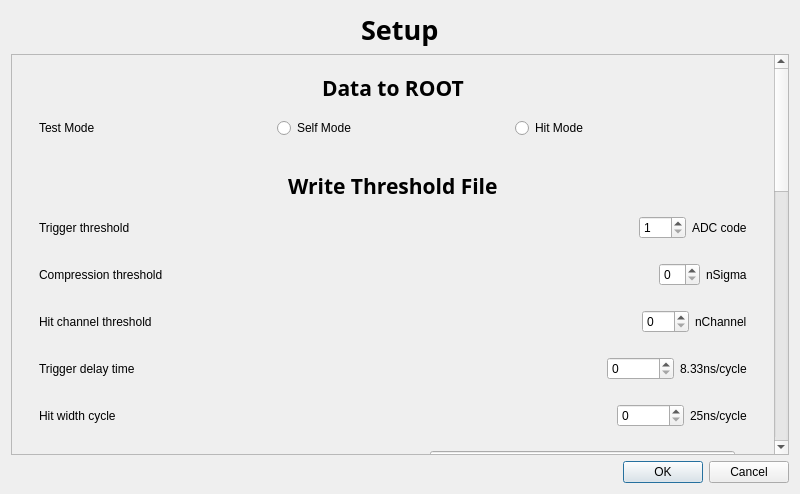
<?xml version="1.0" encoding="UTF-8"?>
<ui version="4.0">
 <class>DialogMisc</class>
 <widget class="QDialog" name="DialogMisc">
  <property name="geometry">
   <rect>
    <x>0</x>
    <y>0</y>
    <width>800</width>
    <height>494</height>
   </rect>
  </property>
  <property name="windowTitle">
   <string>Miscellaneous</string>
  </property>
  <layout class="QGridLayout" name="gridLayout">
   <item row="0" column="0" alignment="Qt::AlignHCenter|Qt::AlignVCenter">
    <widget class="QLabel" name="label_11">
     <property name="font">
      <font>
       <family>Source Code Pro</family>
       <pointsize>20</pointsize>
       <weight>75</weight>
       <bold>true</bold>
      </font>
     </property>
     <property name="text">
      <string>Setup</string>
     </property>
    </widget>
   </item>
   <item row="1" column="0">
    <widget class="QScrollArea" name="scrollArea">
     <property name="widgetResizable">
      <bool>true</bool>
     </property>
     <widget class="QWidget" name="scrollAreaWidgetContents">
      <property name="geometry">
       <rect>
        <x>0</x>
        <y>-242</y>
        <width>766</width>
        <height>1252</height>
       </rect>
      </property>
      <layout class="QGridLayout" name="gridLayout_8">
       <item row="0" column="0">
        <widget class="QWidget" name="widget_6" native="true">
         <layout class="QGridLayout" name="gridLayout_3">
          <item row="0" column="0" alignment="Qt::AlignHCenter">
           <widget class="QLabel" name="label_10">
            <property name="font">
             <font>
              <family>Source Code Pro</family>
              <pointsize>16</pointsize>
              <weight>75</weight>
              <bold>true</bold>
             </font>
            </property>
            <property name="text">
             <string>Data to ROOT</string>
            </property>
           </widget>
          </item>
          <item row="1" column="0">
           <widget class="QWidget" name="widget" native="true">
            <layout class="QHBoxLayout" name="horizontalLayout">
             <item>
              <widget class="QLabel" name="label">
               <property name="text">
                <string>Test Mode</string>
               </property>
              </widget>
             </item>
             <item>
              <widget class="QRadioButton" name="radioButtonSelfMode">
               <property name="text">
                <string>Self Mode</string>
               </property>
              </widget>
             </item>
             <item>
              <widget class="QRadioButton" name="radioButtonHitMode">
               <property name="text">
                <string>Hit Mode</string>
               </property>
              </widget>
             </item>
            </layout>
            <zorder>radioButtonHitMode</zorder>
            <zorder>label</zorder>
            <zorder>radioButtonSelfMode</zorder>
           </widget>
          </item>
         </layout>
        </widget>
       </item>
       <item row="1" column="0">
        <widget class="QWidget" name="widget_3" native="true">
         <layout class="QGridLayout" name="gridLayout_2">
          <item row="9" column="0">
           <widget class="QWidget" name="widget_11" native="true">
            <layout class="QGridLayout" name="gridLayout_5">
             <item row="0" column="0" alignment="Qt::AlignHCenter|Qt::AlignVCenter">
              <widget class="QLabel" name="label_18">
               <property name="font">
                <font>
                 <family>Source Code Pro</family>
                 <pointsize>12</pointsize>
                 <weight>75</weight>
                 <bold>true</bold>
                </font>
               </property>
               <property name="text">
                <string>IIR RC Filter 1</string>
               </property>
              </widget>
             </item>
             <item row="3" column="0">
              <widget class="QWidget" name="widget_12" native="true">
               <layout class="QHBoxLayout" name="horizontalLayout_8">
                <item>
                 <widget class="QLabel" name="label_19">
                  <property name="text">
                   <string>C</string>
                  </property>
                 </widget>
                </item>
                <item>
                 <spacer name="horizontalSpacer_7">
                  <property name="orientation">
                   <enum>Qt::Horizontal</enum>
                  </property>
                  <property name="sizeHint" stdset="0">
                   <size>
                    <width>248</width>
                    <height>20</height>
                   </size>
                  </property>
                 </spacer>
                </item>
                <item>
                 <widget class="QLineEdit" name="lineEditRC1C"/>
                </item>
                <item>
                 <widget class="QLabel" name="label_20">
                  <property name="text">
                   <string>F</string>
                  </property>
                 </widget>
                </item>
               </layout>
              </widget>
             </item>
             <item row="2" column="0">
              <widget class="QWidget" name="widget_13" native="true">
               <layout class="QHBoxLayout" name="horizontalLayout_9">
                <item>
                 <widget class="QLabel" name="label_21">
                  <property name="text">
                   <string>R</string>
                  </property>
                 </widget>
                </item>
                <item>
                 <spacer name="horizontalSpacer_8">
                  <property name="orientation">
                   <enum>Qt::Horizontal</enum>
                  </property>
                  <property name="sizeHint" stdset="0">
                   <size>
                    <width>261</width>
                    <height>20</height>
                   </size>
                  </property>
                 </spacer>
                </item>
                <item>
                 <widget class="QLineEdit" name="lineEditRC1R"/>
                </item>
                <item>
                 <widget class="QLabel" name="label_22">
                  <property name="text">
                   <string>ohm</string>
                  </property>
                 </widget>
                </item>
               </layout>
              </widget>
             </item>
             <item row="1" column="0">
              <widget class="QWidget" name="widget_14" native="true">
               <layout class="QHBoxLayout" name="horizontalLayout_10">
                <item>
                 <widget class="QLabel" name="label_23">
                  <property name="text">
                   <string>M</string>
                  </property>
                 </widget>
                </item>
                <item>
                 <spacer name="horizontalSpacer_9">
                  <property name="orientation">
                   <enum>Qt::Horizontal</enum>
                  </property>
                  <property name="sizeHint" stdset="0">
                   <size>
                    <width>248</width>
                    <height>20</height>
                   </size>
                  </property>
                 </spacer>
                </item>
                <item>
                 <widget class="QLineEdit" name="lineEditRC1M"/>
                </item>
                <item>
                 <widget class="QLabel" name="label_24">
                  <property name="text">
                   <string>times</string>
                  </property>
                 </widget>
                </item>
               </layout>
              </widget>
             </item>
            </layout>
           </widget>
          </item>
          <item row="11" column="0">
           <widget class="QWidget" name="widget_20" native="true">
            <layout class="QGridLayout" name="gridLayout_7">
             <item row="2" column="0">
              <widget class="QWidget" name="widget_22" native="true">
               <layout class="QHBoxLayout" name="horizontalLayout_16">
                <item>
                 <widget class="QLabel" name="label_37">
                  <property name="text">
                   <string>Adjust Baseline</string>
                  </property>
                 </widget>
                </item>
                <item>
                 <spacer name="horizontalSpacer_15">
                  <property name="orientation">
                   <enum>Qt::Horizontal</enum>
                  </property>
                  <property name="sizeHint" stdset="0">
                   <size>
                    <width>261</width>
                    <height>20</height>
                   </size>
                  </property>
                 </spacer>
                </item>
                <item>
                 <widget class="QLineEdit" name="lineEditCRABase"/>
                </item>
                <item>
                 <widget class="QLabel" name="label_38">
                  <property name="text">
                   <string>ADC code</string>
                  </property>
                 </widget>
                </item>
               </layout>
              </widget>
             </item>
             <item row="1" column="0">
              <widget class="QWidget" name="widget_23" native="true">
               <layout class="QHBoxLayout" name="horizontalLayout_17">
                <item>
                 <widget class="QLabel" name="label_39">
                  <property name="text">
                   <string>Output Baseline</string>
                  </property>
                 </widget>
                </item>
                <item>
                 <spacer name="horizontalSpacer_16">
                  <property name="orientation">
                   <enum>Qt::Horizontal</enum>
                  </property>
                  <property name="sizeHint" stdset="0">
                   <size>
                    <width>248</width>
                    <height>20</height>
                   </size>
                  </property>
                 </spacer>
                </item>
                <item>
                 <widget class="QLineEdit" name="lineEditCROBase"/>
                </item>
                <item>
                 <widget class="QLabel" name="label_40">
                  <property name="text">
                   <string>ADC code</string>
                  </property>
                 </widget>
                </item>
               </layout>
              </widget>
             </item>
             <item row="0" column="0" alignment="Qt::AlignHCenter|Qt::AlignVCenter">
              <widget class="QLabel" name="label_34">
               <property name="font">
                <font>
                 <family>Source Code Pro</family>
                 <pointsize>12</pointsize>
                 <weight>75</weight>
                 <bold>true</bold>
                </font>
               </property>
               <property name="text">
                <string>IIR CR Baseline</string>
               </property>
              </widget>
             </item>
            </layout>
           </widget>
          </item>
          <item row="8" column="0">
           <widget class="QWidget" name="widget_2" native="true">
            <layout class="QGridLayout" name="gridLayout_4">
             <item row="3" column="0">
              <widget class="QWidget" name="widget_10" native="true">
               <layout class="QHBoxLayout" name="horizontalLayout_7">
                <item>
                 <widget class="QLabel" name="label_16">
                  <property name="text">
                   <string>R2/R</string>
                  </property>
                 </widget>
                </item>
                <item>
                 <spacer name="horizontalSpacer_6">
                  <property name="orientation">
                   <enum>Qt::Horizontal</enum>
                  </property>
                  <property name="sizeHint" stdset="0">
                   <size>
                    <width>248</width>
                    <height>20</height>
                   </size>
                  </property>
                 </spacer>
                </item>
                <item>
                 <widget class="QLineEdit" name="lineEditCRR2"/>
                </item>
                <item>
                 <widget class="QLabel" name="label_17">
                  <property name="text">
                   <string>ohm</string>
                  </property>
                 </widget>
                </item>
               </layout>
              </widget>
             </item>
             <item row="2" column="0">
              <widget class="QWidget" name="widget_9" native="true">
               <layout class="QHBoxLayout" name="horizontalLayout_4">
                <item>
                 <widget class="QLabel" name="label_5">
                  <property name="text">
                   <string>R1/M</string>
                  </property>
                 </widget>
                </item>
                <item>
                 <spacer name="horizontalSpacer_5">
                  <property name="orientation">
                   <enum>Qt::Horizontal</enum>
                  </property>
                  <property name="sizeHint" stdset="0">
                   <size>
                    <width>248</width>
                    <height>20</height>
                   </size>
                  </property>
                 </spacer>
                </item>
                <item>
                 <widget class="QLineEdit" name="lineEditCRR1"/>
                </item>
                <item>
                 <widget class="QLabel" name="label_15">
                  <property name="text">
                   <string>ohm/times</string>
                  </property>
                 </widget>
                </item>
               </layout>
              </widget>
             </item>
             <item row="0" column="0" alignment="Qt::AlignHCenter|Qt::AlignVCenter">
              <widget class="QLabel" name="label_2">
               <property name="font">
                <font>
                 <family>Source Code Pro</family>
                 <pointsize>12</pointsize>
                 <weight>75</weight>
                 <bold>true</bold>
                </font>
               </property>
               <property name="text">
                <string>IIR CR Filter</string>
               </property>
              </widget>
             </item>
             <item row="4" column="0">
              <widget class="QWidget" name="widget_8" native="true">
               <layout class="QHBoxLayout" name="horizontalLayout_2">
                <item>
                 <widget class="QLabel" name="label_3">
                  <property name="text">
                   <string>C</string>
                  </property>
                 </widget>
                </item>
                <item>
                 <spacer name="horizontalSpacer">
                  <property name="orientation">
                   <enum>Qt::Horizontal</enum>
                  </property>
                  <property name="sizeHint" stdset="0">
                   <size>
                    <width>261</width>
                    <height>20</height>
                   </size>
                  </property>
                 </spacer>
                </item>
                <item>
                 <widget class="QLineEdit" name="lineEditCRC"/>
                </item>
                <item>
                 <widget class="QLabel" name="label_4">
                  <property name="text">
                   <string>F</string>
                  </property>
                 </widget>
                </item>
               </layout>
              </widget>
             </item>
            </layout>
           </widget>
          </item>
          <item row="10" column="0">
           <widget class="QWidget" name="widget_16" native="true">
            <layout class="QGridLayout" name="gridLayout_6">
             <item row="0" column="0" alignment="Qt::AlignHCenter|Qt::AlignVCenter">
              <widget class="QLabel" name="label_27">
               <property name="font">
                <font>
                 <family>Source Code Pro</family>
                 <pointsize>12</pointsize>
                 <weight>75</weight>
                 <bold>true</bold>
                </font>
               </property>
               <property name="text">
                <string>IIR RC Filter 2</string>
               </property>
              </widget>
             </item>
             <item row="3" column="0">
              <widget class="QWidget" name="widget_17" native="true">
               <layout class="QHBoxLayout" name="horizontalLayout_12">
                <item>
                 <widget class="QLabel" name="label_28">
                  <property name="text">
                   <string>C</string>
                  </property>
                 </widget>
                </item>
                <item>
                 <spacer name="horizontalSpacer_11">
                  <property name="orientation">
                   <enum>Qt::Horizontal</enum>
                  </property>
                  <property name="sizeHint" stdset="0">
                   <size>
                    <width>248</width>
                    <height>20</height>
                   </size>
                  </property>
                 </spacer>
                </item>
                <item>
                 <widget class="QLineEdit" name="lineEditRC2C"/>
                </item>
                <item>
                 <widget class="QLabel" name="label_29">
                  <property name="text">
                   <string>F</string>
                  </property>
                 </widget>
                </item>
               </layout>
              </widget>
             </item>
             <item row="2" column="0">
              <widget class="QWidget" name="widget_18" native="true">
               <layout class="QHBoxLayout" name="horizontalLayout_13">
                <item>
                 <widget class="QLabel" name="label_30">
                  <property name="text">
                   <string>R</string>
                  </property>
                 </widget>
                </item>
                <item>
                 <spacer name="horizontalSpacer_12">
                  <property name="orientation">
                   <enum>Qt::Horizontal</enum>
                  </property>
                  <property name="sizeHint" stdset="0">
                   <size>
                    <width>261</width>
                    <height>20</height>
                   </size>
                  </property>
                 </spacer>
                </item>
                <item>
                 <widget class="QLineEdit" name="lineEditRC2R"/>
                </item>
                <item>
                 <widget class="QLabel" name="label_31">
                  <property name="text">
                   <string>ohm</string>
                  </property>
                 </widget>
                </item>
               </layout>
              </widget>
             </item>
             <item row="1" column="0">
              <widget class="QWidget" name="widget_19" native="true">
               <layout class="QHBoxLayout" name="horizontalLayout_14">
                <item>
                 <widget class="QLabel" name="label_32">
                  <property name="text">
                   <string>M</string>
                  </property>
                 </widget>
                </item>
                <item>
                 <spacer name="horizontalSpacer_13">
                  <property name="orientation">
                   <enum>Qt::Horizontal</enum>
                  </property>
                  <property name="sizeHint" stdset="0">
                   <size>
                    <width>248</width>
                    <height>20</height>
                   </size>
                  </property>
                 </spacer>
                </item>
                <item>
                 <widget class="QLineEdit" name="lineEditRC2M"/>
                </item>
                <item>
                 <widget class="QLabel" name="label_33">
                  <property name="text">
                   <string>times</string>
                  </property>
                 </widget>
                </item>
               </layout>
              </widget>
             </item>
            </layout>
           </widget>
          </item>
          <item row="2" column="0">
           <widget class="QWidget" name="widget_5" native="true">
            <layout class="QHBoxLayout" name="horizontalLayout_6">
             <item>
              <widget class="QLabel" name="label_7">
               <property name="text">
                <string>Compression threshold</string>
               </property>
              </widget>
             </item>
             <item>
              <spacer name="horizontalSpacer_2">
               <property name="orientation">
                <enum>Qt::Horizontal</enum>
               </property>
               <property name="sizeHint" stdset="0">
                <size>
                 <width>40</width>
                 <height>20</height>
                </size>
               </property>
              </spacer>
             </item>
             <item>
              <widget class="QSpinBox" name="spinBoxThrsNSgm"/>
             </item>
             <item>
              <widget class="QLabel" name="label_8">
               <property name="text">
                <string>nSigma</string>
               </property>
              </widget>
             </item>
            </layout>
           </widget>
          </item>
          <item row="5" column="0">
           <widget class="QWidget" name="widget_24" native="true">
            <layout class="QHBoxLayout" name="horizontalLayout_19">
             <item>
              <widget class="QLabel" name="label_43">
               <property name="text">
                <string>Hit width cycle</string>
               </property>
              </widget>
             </item>
             <item>
              <spacer name="horizontalSpacer_18">
               <property name="orientation">
                <enum>Qt::Horizontal</enum>
               </property>
               <property name="sizeHint" stdset="0">
                <size>
                 <width>288</width>
                 <height>21</height>
                </size>
               </property>
              </spacer>
             </item>
             <item>
              <widget class="QSpinBox" name="spinBoxHitWidthCycle">
               <property name="maximum">
                <number>999999</number>
               </property>
              </widget>
             </item>
             <item>
              <widget class="QLabel" name="label_44">
               <property name="text">
                <string>25ns/cycle</string>
               </property>
              </widget>
             </item>
            </layout>
           </widget>
          </item>
          <item row="1" column="0">
           <widget class="QWidget" name="widget_4" native="true">
            <layout class="QHBoxLayout" name="horizontalLayout_5">
             <item>
              <widget class="QLabel" name="label_6">
               <property name="text">
                <string>Trigger threshold</string>
               </property>
              </widget>
             </item>
             <item>
              <spacer name="horizontalSpacer_4">
               <property name="orientation">
                <enum>Qt::Horizontal</enum>
               </property>
               <property name="sizeHint" stdset="0">
                <size>
                 <width>40</width>
                 <height>20</height>
                </size>
               </property>
              </spacer>
             </item>
             <item>
              <widget class="QSpinBox" name="spinBoxThrsTrig">
               <property name="minimum">
                <number>1</number>
               </property>
               <property name="maximum">
                <number>255</number>
               </property>
              </widget>
             </item>
             <item>
              <widget class="QLabel" name="label_14">
               <property name="text">
                <string>ADC code</string>
               </property>
              </widget>
             </item>
            </layout>
           </widget>
          </item>
          <item row="0" column="0" alignment="Qt::AlignHCenter|Qt::AlignVCenter">
           <widget class="QLabel" name="label_9">
            <property name="font">
             <font>
              <family>Source Code Pro</family>
              <pointsize>16</pointsize>
              <weight>75</weight>
              <bold>true</bold>
             </font>
            </property>
            <property name="text">
             <string>Write Threshold File</string>
            </property>
           </widget>
          </item>
          <item row="6" column="0">
           <widget class="QWidget" name="widget_15" native="true">
            <layout class="QHBoxLayout" name="horizontalLayout_11">
             <item>
              <widget class="QLabel" name="label_25">
               <property name="text">
                <string>Sample Period</string>
               </property>
              </widget>
             </item>
             <item>
              <spacer name="horizontalSpacer_10">
               <property name="orientation">
                <enum>Qt::Horizontal</enum>
               </property>
               <property name="sizeHint" stdset="0">
                <size>
                 <width>40</width>
                 <height>20</height>
                </size>
               </property>
              </spacer>
             </item>
             <item>
              <widget class="QLineEdit" name="lineEditSampPeriod"/>
             </item>
             <item>
              <widget class="QLabel" name="label_26">
               <property name="text">
                <string>s</string>
               </property>
              </widget>
             </item>
            </layout>
           </widget>
          </item>
          <item row="3" column="0">
           <widget class="QWidget" name="widget_7" native="true">
            <layout class="QHBoxLayout" name="horizontalLayout_3">
             <item>
              <widget class="QLabel" name="label_12">
               <property name="text">
                <string>Hit channel threshold</string>
               </property>
              </widget>
             </item>
             <item>
              <spacer name="horizontalSpacer_3">
               <property name="orientation">
                <enum>Qt::Horizontal</enum>
               </property>
               <property name="sizeHint" stdset="0">
                <size>
                 <width>288</width>
                 <height>21</height>
                </size>
               </property>
              </spacer>
             </item>
             <item>
              <widget class="QSpinBox" name="spinBoxThrsHitCN">
               <property name="maximum">
                <number>128</number>
               </property>
              </widget>
             </item>
             <item>
              <widget class="QLabel" name="label_13">
               <property name="text">
                <string>nChannel</string>
               </property>
              </widget>
             </item>
            </layout>
           </widget>
          </item>
          <item row="4" column="0">
           <widget class="QWidget" name="widget_21" native="true">
            <layout class="QHBoxLayout" name="horizontalLayout_18">
             <item>
              <widget class="QLabel" name="label_41">
               <property name="text">
                <string>Trigger delay time</string>
               </property>
              </widget>
             </item>
             <item>
              <spacer name="horizontalSpacer_17">
               <property name="orientation">
                <enum>Qt::Horizontal</enum>
               </property>
               <property name="sizeHint" stdset="0">
                <size>
                 <width>288</width>
                 <height>21</height>
                </size>
               </property>
              </spacer>
             </item>
             <item>
              <widget class="QSpinBox" name="spinBoxTrigDelayTime">
               <property name="maximum">
                <number>999999</number>
               </property>
              </widget>
             </item>
             <item>
              <widget class="QLabel" name="label_42">
               <property name="text">
                <string>8.33ns/cycle</string>
               </property>
              </widget>
             </item>
            </layout>
           </widget>
          </item>
          <item row="7" column="0">
           <widget class="QGroupBox" name="groupBox">
            <property name="title">
             <string>DataFormat</string>
            </property>
            <layout class="QHBoxLayout" name="horizontalLayout_15">
             <item>
              <widget class="QRadioButton" name="radioButtonWaveform">
               <property name="text">
                <string>Waveform</string>
               </property>
              </widget>
             </item>
             <item>
              <widget class="QRadioButton" name="radioButtonTQ">
               <property name="text">
                <string>Time&amp;Charge</string>
               </property>
              </widget>
             </item>
            </layout>
           </widget>
          </item>
         </layout>
        </widget>
       </item>
      </layout>
      <zorder>widget_3</zorder>
      <zorder>widget_6</zorder>
     </widget>
    </widget>
   </item>
   <item row="2" column="0">
    <widget class="QDialogButtonBox" name="buttonBoxMisc">
     <property name="orientation">
      <enum>Qt::Horizontal</enum>
     </property>
     <property name="standardButtons">
      <set>QDialogButtonBox::Cancel|QDialogButtonBox::Ok</set>
     </property>
    </widget>
   </item>
  </layout>
 </widget>
 <tabstops>
  <tabstop>scrollArea</tabstop>
  <tabstop>radioButtonSelfMode</tabstop>
  <tabstop>radioButtonHitMode</tabstop>
  <tabstop>spinBoxThrsTrig</tabstop>
  <tabstop>spinBoxThrsNSgm</tabstop>
  <tabstop>spinBoxThrsHitCN</tabstop>
  <tabstop>lineEditSampPeriod</tabstop>
  <tabstop>lineEditCRR1</tabstop>
  <tabstop>lineEditCRR2</tabstop>
  <tabstop>lineEditCRC</tabstop>
  <tabstop>lineEditRC1M</tabstop>
  <tabstop>lineEditRC1R</tabstop>
  <tabstop>lineEditRC1C</tabstop>
  <tabstop>lineEditRC2M</tabstop>
  <tabstop>lineEditRC2R</tabstop>
  <tabstop>lineEditRC2C</tabstop>
  <tabstop>lineEditCROBase</tabstop>
  <tabstop>lineEditCRABase</tabstop>
 </tabstops>
 <resources/>
 <connections>
  <connection>
   <sender>buttonBoxMisc</sender>
   <signal>accepted()</signal>
   <receiver>DialogMisc</receiver>
   <slot>accept()</slot>
   <hints>
    <hint type="sourcelabel">
     <x>248</x>
     <y>254</y>
    </hint>
    <hint type="destinationlabel">
     <x>157</x>
     <y>274</y>
    </hint>
   </hints>
  </connection>
  <connection>
   <sender>buttonBoxMisc</sender>
   <signal>rejected()</signal>
   <receiver>DialogMisc</receiver>
   <slot>reject()</slot>
   <hints>
    <hint type="sourcelabel">
     <x>316</x>
     <y>260</y>
    </hint>
    <hint type="destinationlabel">
     <x>286</x>
     <y>274</y>
    </hint>
   </hints>
  </connection>
 </connections>
</ui>
